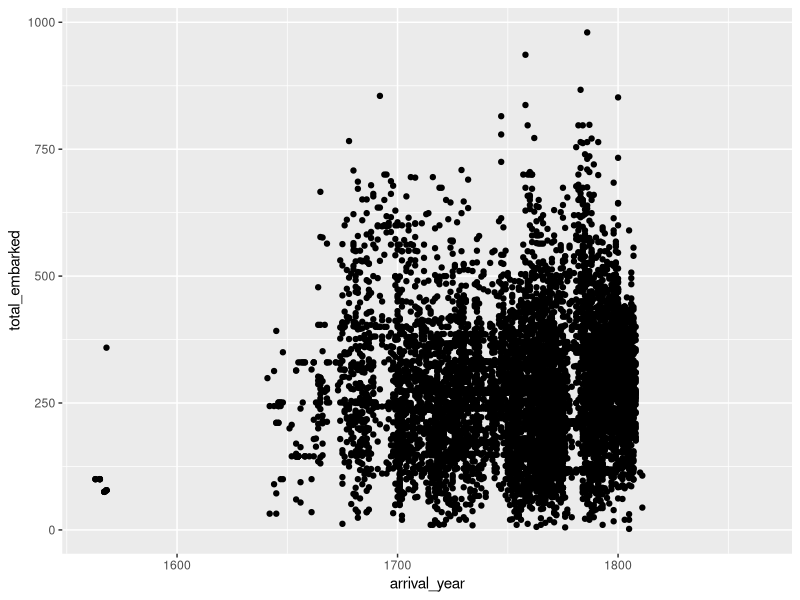
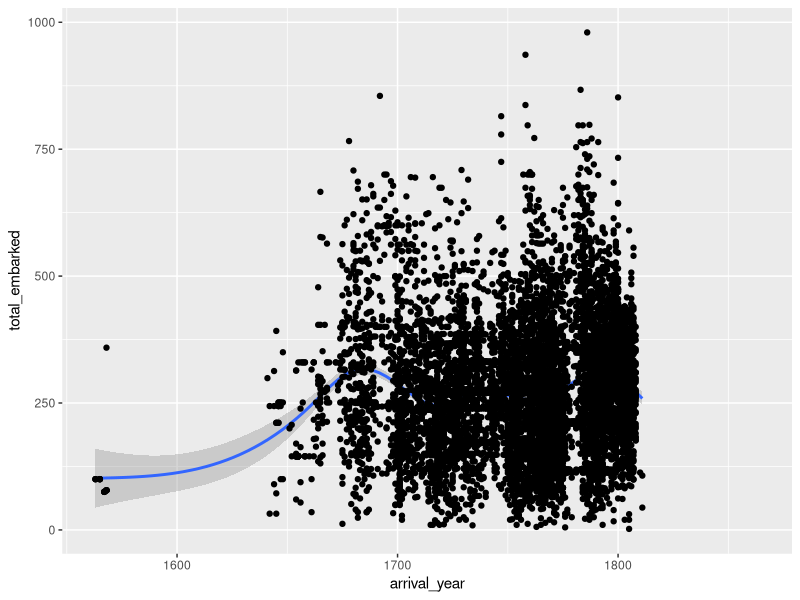
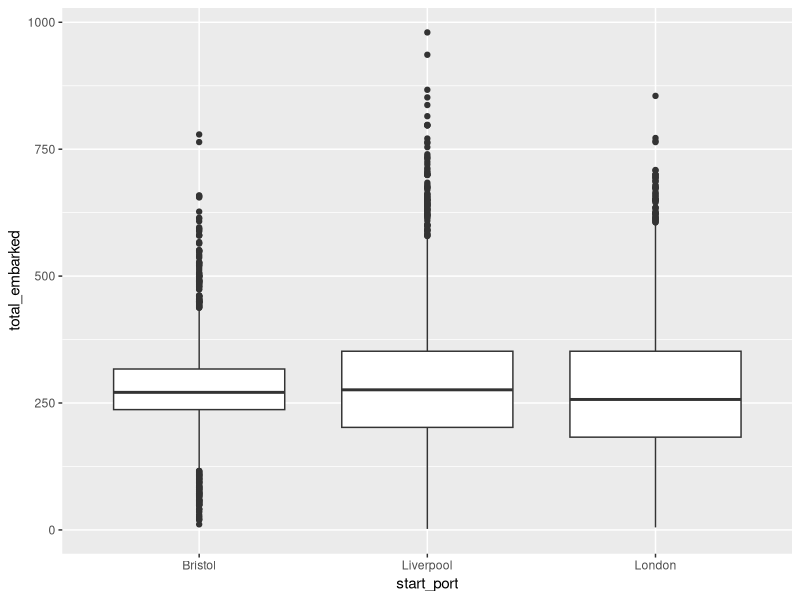
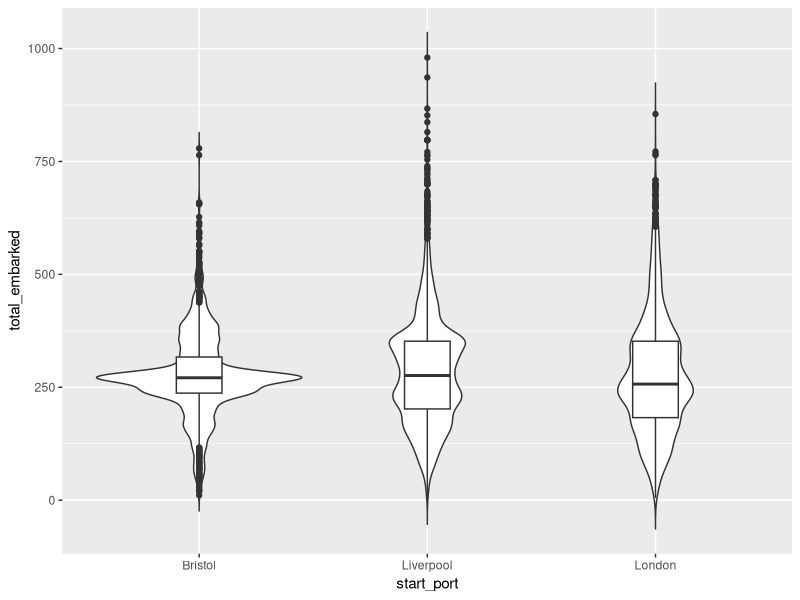
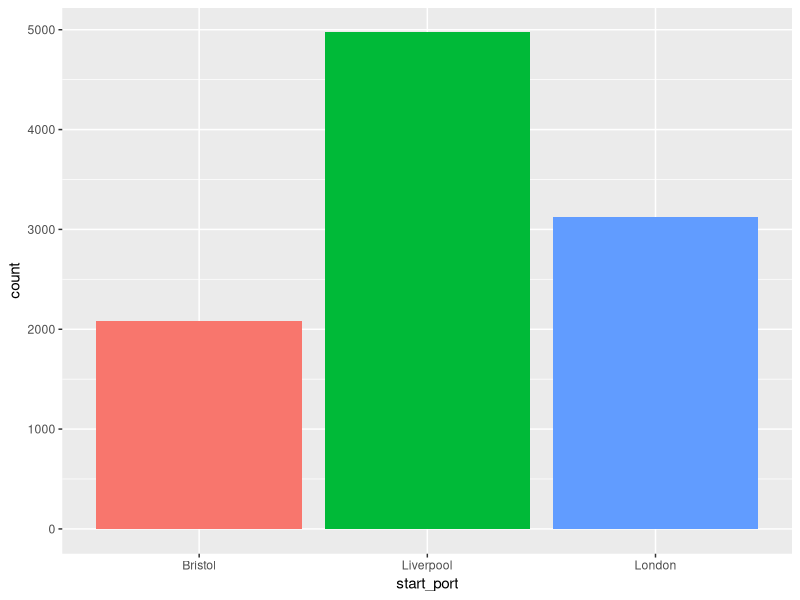
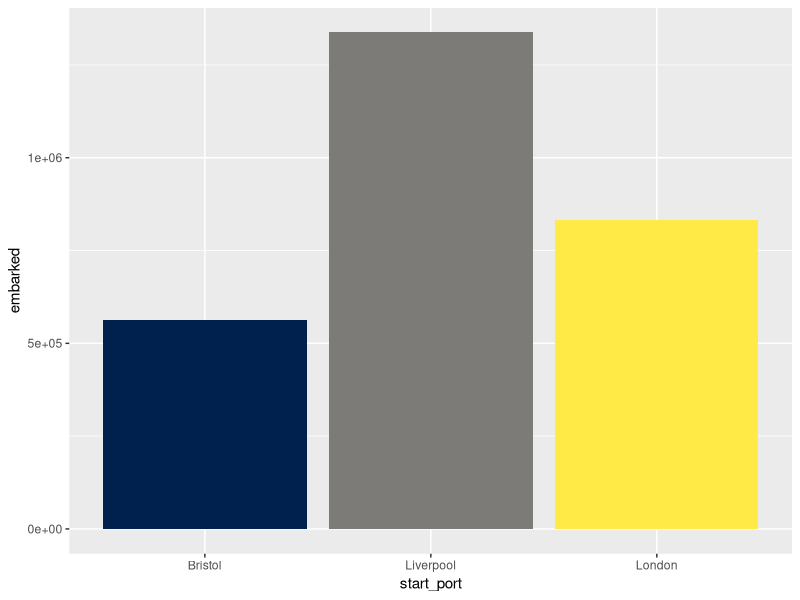
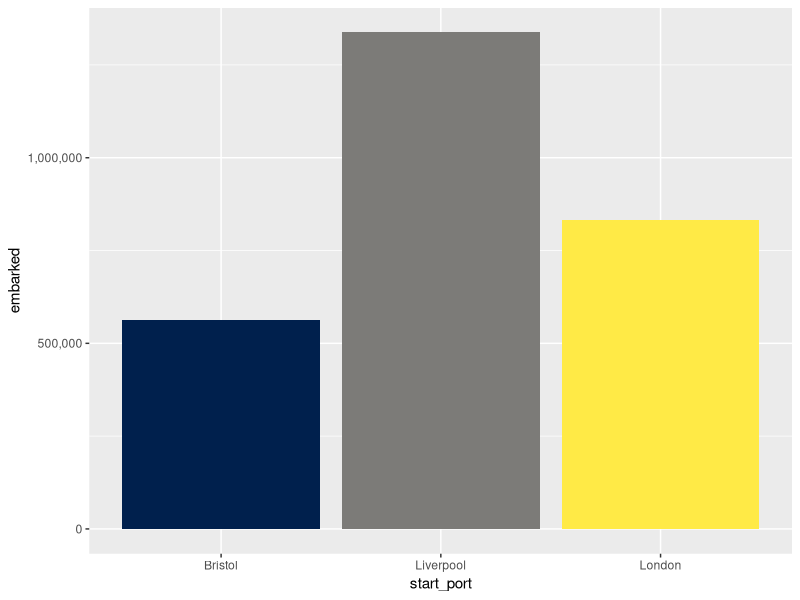
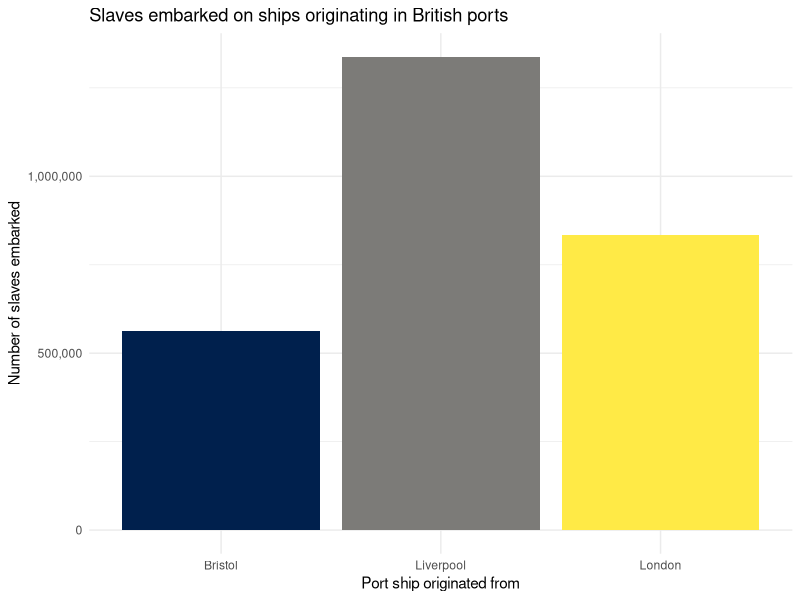

Generate these figures, in order, with R:
## ---- chunk 1
library(tidyverse)
## ---- chunk 2
dat <- read_csv("data.csv")
## ---- chunk 3
dat_rename <- rename(dat, # the name of the dataset you want to use
              id = `Voyage ID`,
              vessel = `Vessel name`,
              start_port = `Voyage itinerary imputed port where began (ptdepimp) place`,
              purchase_place = `Voyage itinerary imputed principal place of slave purchase (mjbyptimp)`,
              total_embarked = `Total embarked`,
              total_disembarked = `Total disembarked`,
              arrival_year = `Year of arrival at port of disembarkation`,
              men = `Percent men`,
              women = `Percent women`,
              children = `Percent children`,
              died = `Slaves died during middle passage`,
              mortality = `Mortality rate`,
              outcome = `Slaves outcome label`
              )
## ---- chunk 4
dat_final <- mutate(dat_rename,
                      id = as.factor(id),
                      vessel = as.factor(vessel),
                      start_port = as.factor(start_port),
                      purchase_place = as.factor(purchase_place),
                      outcome = as.factor(outcome))
## ---- chunk 5
ggplot(dat_final, aes(arrival_year, total_embarked)) +
  geom_point()
## ---- chunk 6
ggplot(dat_final, aes(arrival_year, total_embarked)) +
  geom_smooth() +
  geom_point()
## ---- chunk 7
port_counts <- dat_final %>% # take dat_final
  group_by(start_port) %>% # then group it by start_port
  count() %>% # then count how many observations in each group
  arrange(desc(n)) # then arrange it in descending order
## ---- chunk 8
dat_filter <- dat_final %>%
  filter(start_port %in% c("Liverpool", "London", "Bristol"))
## ---- chunk 9
ggplot(dat_filter, aes(x = start_port, y = total_embarked)) +
  geom_boxplot()
## ---- chunk 10
ggplot(dat_filter, aes(x = start_port, y = total_embarked)) +
  geom_violin(trim = FALSE) +
  geom_boxplot(width = .2)
## ---- chunk 11
ggplot(dat_filter, aes(x = start_port, fill = start_port)) +
  geom_bar(show.legend = FALSE)
## ---- chunk 12
port_summary <- dat_filter %>%
  group_by(start_port) %>%
  summarise(embarked = sum(total_embarked, na.rm = TRUE))
## ---- chunk 13
ggplot(port_summary, aes(x = start_port, y = embarked, fill = start_port)) +
  geom_col(show.legend = FALSE) +
  scale_fill_viridis_d(option = "E") 
## ---- chunk 14
ggplot(port_summary, aes(x = start_port, y = embarked, fill = start_port)) +
  geom_col(show.legend = FALSE) +
  scale_fill_viridis_d(option = "E") +
  scale_y_continuous(labels = scales::comma)
## ---- chunk 15
ggplot(port_summary, aes(x = start_port, y = embarked, fill = start_port)) +
  geom_col(show.legend = FALSE) +
  scale_fill_viridis_d(option = "E") +
  scale_y_continuous(labels = scales::comma) +
  labs(x = "Port ship originated from", 
       y = "Number of slaves embarked",
       title = "Slaves embarked on ships originating in British ports") +
  theme_minimal()
## ---- chunk 16
ggsave(filename = "last_plot.jpeg")
## ---- chunk 17
my_plot <- ggplot(dat_filter, aes(x = start_port, fill = start_port)) +
  geom_bar(show.legend = FALSE)

ggsave(filename = "my_plot.jpeg", plot = my_plot)
## ---- chunk 18
ggplot(dat_filter, aes(arrival_year, died)) +
  geom_point() +
  geom_smooth()
## ---- chunk 19
ggplot(dat_filter, aes(arrival_year, died, colour = start_port)) +
  geom_point() +
  geom_smooth(aes(colour = start_port)) +
  scale_colour_viridis_d(alpha = .8, option = "D")
## ---- chunk 20
ggplot(dat_filter, aes(arrival_year, died, colour = start_port)) +
  geom_point() +
  geom_smooth() +
  scale_colour_viridis_d(alpha = .8, option = "D") +
  theme_minimal() +
  labs(x = "Year of arrival",
       y = "Number of slaves who died", 
       colour = "Port of origin") +
  scale_x_continuous(limits = c(1641, 1815))
## ---- chunk 21
ggplot(dat_filter, aes(arrival_year, died)) +
  geom_point(aes(colour = start_port), show.legend = FALSE) +
  geom_smooth() +
  scale_colour_viridis_d(alpha = .8, option = "D") +
  facet_wrap(~ start_port, nrow = 3) +
  theme_minimal()+
  labs(x = "Year of arrival",
       y = "Number of slaves embarked",
       title = "Slave deaths for ships with British ports of origin") + 
  scale_x_continuous(limits = c(1641, 1815))
## ---- chunk 22
dat_long <- dat_filter %>%
  pivot_longer(cols = c("women", "men", "children"), 
               names_to = "slave", 
               values_to = "prop")
## ---- chunk 23
ggplot(dat_long, aes(x = slave, y = prop, fill = start_port)) +
  geom_boxplot(alpha = .5) +
  scale_fill_viridis_d(option = "E") +
  theme_minimal()
## ---- chunk 24
dat_long %>%
  filter(outcome == "Slaves disembarked in Americas") %>%
  ggplot(aes(x = slave, y = prop)) +
  geom_boxplot() +
  scale_fill_viridis_d(option = "E") +
  theme_minimal() +
  labs(title = "Proportion of women, men, and child slaves \n on ships disembarking in the Americas")
